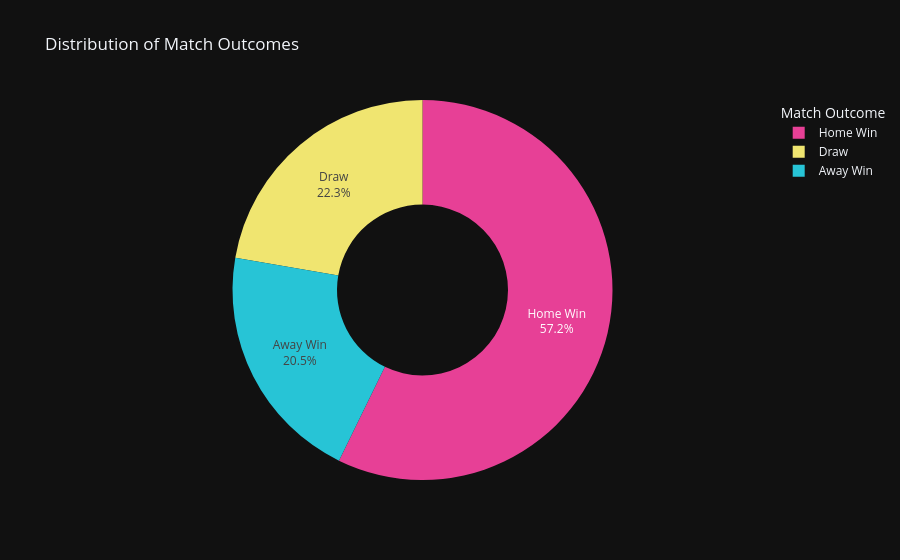

The code cell stored with this chart in its notebook:
### Code cell
import pandas as pd
import plotly.express as px
import numpy as np

# Create Match Outcome column
df['Match Outcome'] = np.where(
    df['Home Team Goals'] > df['Away Team Goals'],
    'Home Win',
    np.where(
        df['Home Team Goals'] < df['Away Team Goals'],
        'Away Win',
        'Draw'
    )
)

# Count matches by outcome
outcome_counts=(
    df.groupby('Match Outcome', as_index=False)
    .size()
    .rename(columns={'size': 'Match Count'})
)
# Create donut chart
fig = px.pie(
    outcome_counts,
    names='Match Outcome',
    values='Match Count',
    hole=0.45,  # Makes it a donut chart
    title='Distribution of Match Outcomes',
    color='Match Outcome',
    color_discrete_map={
        'Home Win': "#e74096",
        'Away Win': "#27c4d6",
        'Draw': "#f0e570"
    }
)

# Show percentage and label
fig.update_traces(
    textposition='inside',
    textinfo='percent+label'
)
# Improve layout
fig.update_layout(
    template='plotly_dark',
    legend_title='Match Outcome'
)

fig.show()

### Figure 1 — Plotly figure (JSON) as saved in the notebook; plotly's stock layout.template omitted (floating-point values rounded to 4 significant figures)
{"data": [{"customdata": [["Away Win"], ["Draw"], ["Home Win"]], "domain": {"x": [0, 1], "y": [0, 1]}, "hole": 0.45, "hovertemplate": "Match Outcome=%{customdata[0]}<br>Match Count=%{value}<extra></extra>", "labels": ["Away Win", "Draw", "Home Win"], "legendgroup": "", "marker": {"colors": ["#27c4d6", "#f0e570", "#e74096"]}, "name": "", "showlegend": true, "textinfo": "percent+label", "textposition": "inside", "type": "pie", "values": [171, 186, 478]}], "layout": {"legend": {"title": {"text": "Match Outcome"}, "tracegroupgap": 0}, "title": {"text": "Distribution of Match Outcomes"}}}
